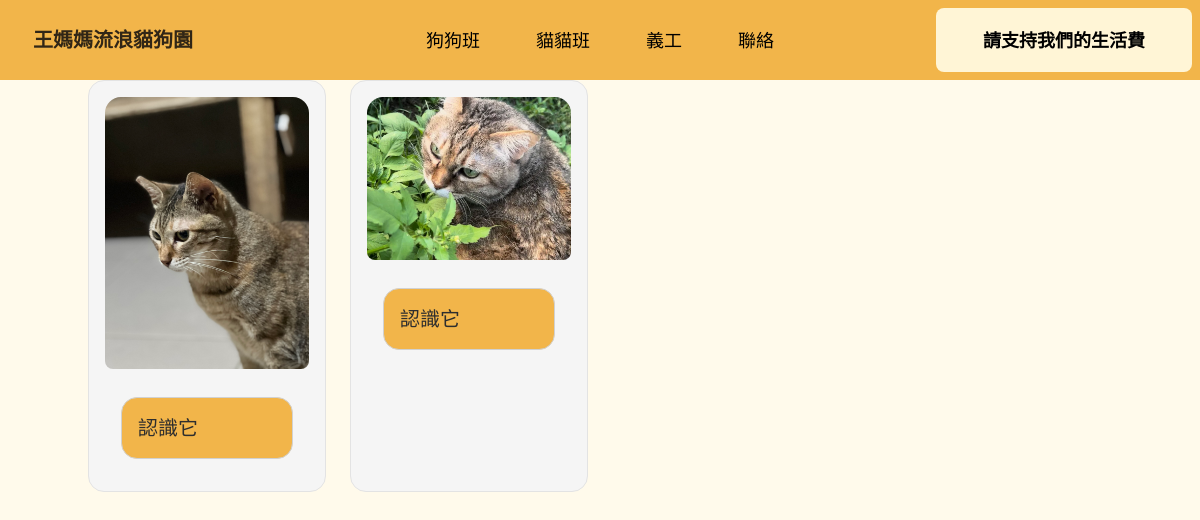
Page /貓貓班 on the earlier database version.
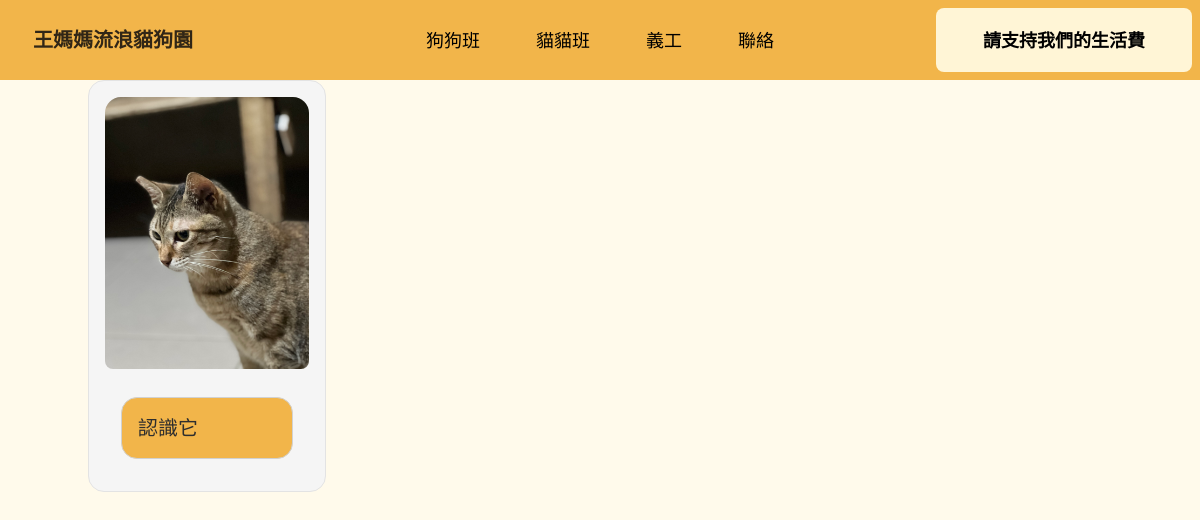
Same page on the later database version.
### Dog/models.py (models this page shows)
class Cats(models.Model):
	name = models.CharField(max_length=100)
	image = models.ImageField(upload_to="media/")
	bio = models.TextField()

### Dog/views.py (called while the page is built)
def cats(request):
	cats = Cats.objects.all()
	return render(request, "dog/cats.html", {
		"cats": cats
	})

### Dog/templates/dog/cats.html (shortened to what this page needs)
{% extends "dog/layout.html" %}
{% block body %}
<div class="container mx-auto bg-neutral">
	<div class="grid grid-cols-1 sm:grid-cols-2 md:grid-cols-3 lg:grid-cols-4 xl:grid-cols-5 gap-6 justify-between">
	  {% for cat in cats %}
		<div class="card group card-compact bg-base-100 card-bordered p-4 hover:shadow-2xl">
		  <figure><img src="{{cat.image.url}}" alt="{{cat.name}}" class=" coolimages w-full h-auto object-cover object-center rounded-lg dark: hover:shadow-lg"></figure>
		  <div class="card-body">
			<div class="card-actions justify-end">
			  <div tabindex="0" class="collapse border  border-base-300 bg-primary hover:text-base-100 place-self-auto ">
				<div class="collapse-title text-xl font-medium group-hover:text-base-100">
				  認識它
				</div>
			  </div>
			</div>
		  </div>
		</div>
	  {% endfor %}
	</div>
  </div>
{% endblock %}

Differences in the rows shown:
removed Cats: image (picture)
